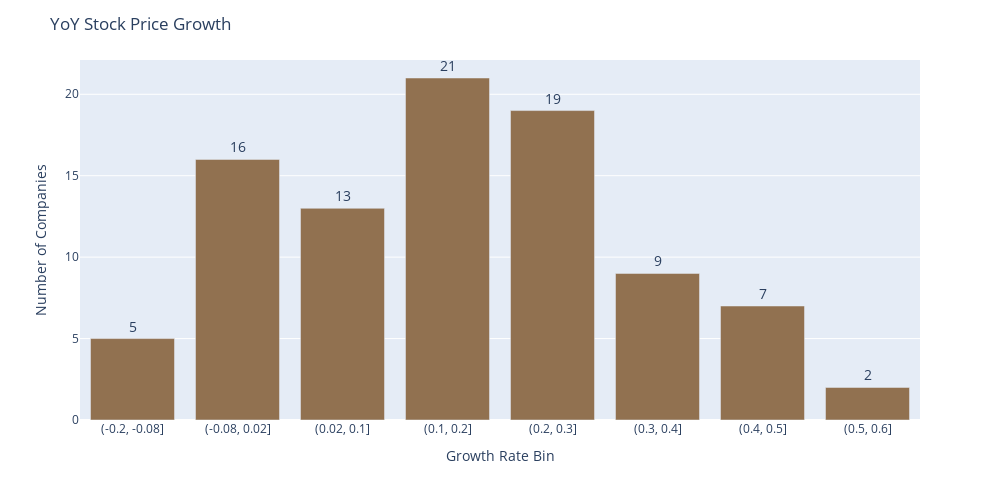

This figure's notebook cell:
### Code cell
yoy_growth_bottom = analysis_df['yoy_growth'].mean() - analysis_df['yoy_growth'].std()

la_analysis_df = analysis_df[analysis_df['yoy_growth'] > yoy_growth_bottom]
la_analysis_df.loc[:,'yoy_growth_bin'] = pd.cut(la_analysis_df['yoy_growth'], 8, precision = 1)
la_analysis_df2 = la_analysis_df[['ticker','yoy_growth_bin']].groupby('yoy_growth_bin').count().reset_index()
la_analysis_df2.loc[:,'yoy_growth_bin'] = la_analysis_df2['yoy_growth_bin'].astype('str')


fig = px.bar(la_analysis_df2, x='yoy_growth_bin', y='ticker', text = 'ticker')

fig.update_traces(textposition='outside',
                  texttemplate='%{text}',
                  marker_color='#917150',
                  textfont_size=14)

fig.update_layout(title_text = 'YoY Stock Price Growth',
                  yaxis_title = 'Number of Companies',
                  xaxis_title = 'Growth Rate Bin',
                  height = 500, width = 1000)

fig.show()

### Figure 1 — Plotly figure (JSON) as saved in the notebook; plotly's stock layout.template omitted (floating-point values rounded to 4 significant figures)
{"data": [{"alignmentgroup": "True", "hoverlabel": {"namelength": 0}, "hovertemplate": "yoy_growth_bin=%{x}<br>ticker=%{text}", "legendgroup": "", "marker": {"color": "#917150"}, "name": "", "offsetgroup": "", "orientation": "v", "showlegend": false, "text": [5, 16, 13, 21, 19, 9, 7, 2], "textfont": {"size": 14}, "textposition": "outside", "texttemplate": "%{text}", "type": "bar", "x": ["(-0.2, -0.08]", "(-0.08, 0.02]", "(0.02, 0.1]", "(0.1, 0.2]", "(0.2, 0.3]", "(0.3, 0.4]", "(0.4, 0.5]", "(0.5, 0.6]"], "xaxis": "x", "y": [5, 16, 13, 21, 19, 9, 7, 2], "yaxis": "y"}], "layout": {"barmode": "relative", "height": 500, "legend": {"tracegroupgap": 0}, "margin": {"t": 60}, "title": {"text": "YoY Stock Price Growth"}, "width": 1000, "xaxis": {"anchor": "y", "domain": [0, 1], "title": {"text": "Growth Rate Bin"}}, "yaxis": {"anchor": "x", "domain": [0, 1], "title": {"text": "Number of Companies"}}}}
